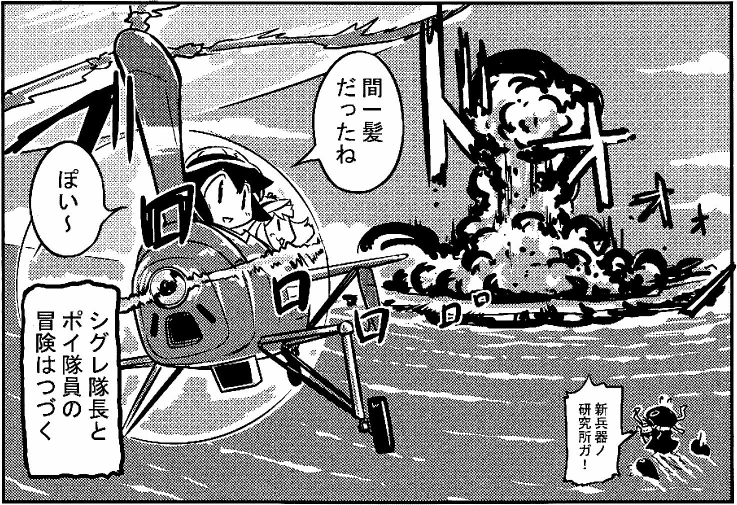
#> input picture text_detection/images/shegreat_0020.png, 1474 x 1010 px, found by its file name (shown at 1/2 size)
$ jupyter execute --allow-errors text_detection_cv2.ipynb   (Python 2 division)
#> lines starting #> are read from the running program, lines starting #| are printed output that depends on the picture; after the words box and inside, x2 and y2 are one past the last pixel; in counts of white or black regions, pixels touching at a corner belong together; pictures that were not available may be replaced by others from this repository, and a replacement may not be noted
### text_detection/algorithm.py
import cv2
import numpy as np

model_path = "models/"

def rect_to_points(rect):
    x, y, w, h = rect
    return np.array(((x, y), (x+w, y), (x+w, y+h), (x, y+h)))

def rects_to_polys(xs):
    return list(rect_to_points(x) for x in xs)

class Text_SWT:
    def __init__(self):
        pass

    def process(self, img):
        rects, draw, chainBBs = cv2.text.detectTextSWT(img, True)
        return (rects_to_polys(rects), [] if chainBBs is None else rects_to_polys(chainBBs[0]), True)

class DNN_DB:
    db_model_path = model_path + "DB_TD500_resnet50.onnx"
    # db_model_path = model_path + "DB_finetune_COO.onnx"
    def __init__(self):
        self.model = cv2.dnn.TextDetectionModel_DB(self.db_model_path)
        self.model.setBinaryThreshold(0.25).setPolygonThreshold(0.3).setMaxCandidates(200).setUnclipRatio(2.0)
        scale = 1. / 255.0
        mean = (122.67891434, 116.66876762, 104.00698793)
        # model.setPolygonThreshold(0.8)
        # model.setBinaryThreshold(0.5)
        # mean = (30, 0, 30)
        size = (736, 736)
        self.model.setInputParams(scale, size, mean, False, False)

    # [4 lines left out: function process, not called in this run]

class DNN_EAST:
    east_model_path = model_path + "frozen_east_text_detection.pb"
    def __init__(self):
        self.model = cv2.dnn.TextDetectionModel_EAST(self.east_model_path)
        confThreshold = 0.5
        nmsThreshold = 0.4
        self.model.setConfidenceThreshold(confThreshold).setNMSThreshold(nmsThreshold)

        detScale = 1.0
        detInputSize = (320, 320)
        detMean = (123.68, 116.78, 103.94)
        swapRB = False
        self.model.setInputParams(detScale, detInputSize, detMean, swapRB)

    # [4 lines left out: function process, not called in this run]

class Text_CNNTextBoxes:
    def __init__(self):
        self.detector = cv2.text.TextDetectorCNN_create(model_path + "textbox.prototxt", model_path + "TextBoxes_icdar13.caffemodel")
        self.thres = 0.015
    # [5 lines left out: function process, not called in this run]

class Text_ER:
    def __init__(self):
        self.erc1 = cv2.text.loadClassifierNM1(model_path + 'trained_classifierNM1.xml')
        # cv::text::createERFilterNM1 (const Ptr< ERFilter::Callback > &cb, int thresholdDelta=1, float minArea=(float) 0.00025, float maxArea=(float) 0.13, float minProbability=(float) 0.4, bool nonMaxSuppression=true, float minProbabilityDiff=(float) 0.1)
        self.er1 = cv2.text.createERFilterNM1(self.erc1, 16, 0.00015, 0.5, 0.2, True, 0.1)

        self.erc2 = cv2.text.loadClassifierNM2(model_path + 'trained_classifierNM2.xml')
        self.er2 = cv2.text.createERFilterNM2(self.erc2, 0.8)

    # [37 lines left out: function process, not called in this run]

class Stub:
    def __init__(self):
        pass
    def process(self, img):
        return ([], [], False)

# [6 lines left out: function enable_CUDA_if_available, not called in this run]

### text_detection/text_detection_cv2.ipynb
[cell 1]
import cv2
from matplotlib import pyplot as plt
import numpy as np
import sys
# sys.path.insert(1, '../src')
import algorithm as al

[cell 2]
print(cv2.getBuildInformation())

[cell 3]
sample_input = '/home/saratoga/swt2_data/shegreat_0020.png'
sample_input_line = '/home/saratoga/swt2_data/line.png'
sample_input_line_2 = '/home/saratoga/swt2_data/line2.png'

# sample_input = '/home/saratoga/swt2_data/AisazuNihaIrarenai-009.jpg'
# sample_input_line = sample_input

def visualize(poly, background):
    bg = background.copy()
    # print(chains.shape)
    # print(np.array(poly).shape)
    cv2.polylines(bg, poly, True, (0, 255, 0), 2)
    plt.clf()
    plt.imshow(bg)
    return plt

def visualize_method(img, method, background=None, output_name=None):
    bg = img if background is None else background
    chars, chains, seperated = method.process(img)
    # print(chars)
    for char in chars:
        print(char.shape)

    plt = visualize(chars if seperated else chains, bg)
    if output_name is not None:
        plt.savefig(output_name + '-' + method.__class__.__name__ + '.png')

img = cv2.imread(sample_input)
#> img is the input picture: shape (1010, 1474, 3); min 0, max 255, mean 152.4
line = cv2.imread(sample_input_line)
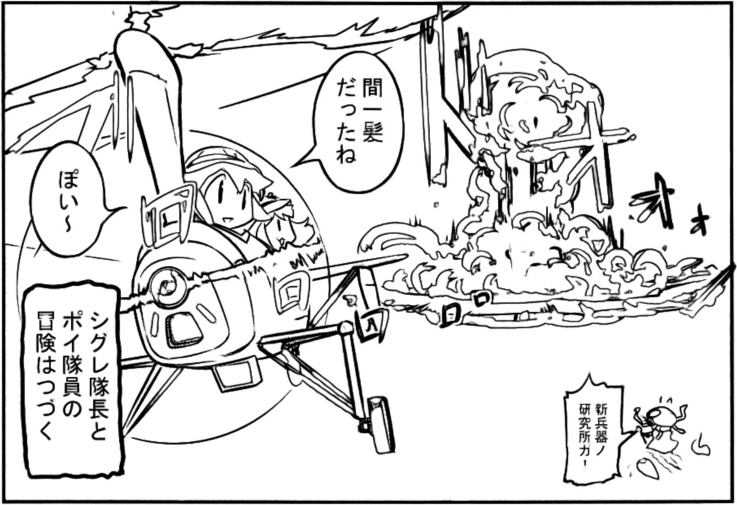
#> input picture text_detection/images/shegreat_0020_line.png, 1474 x 1010 px, given in place of line.png, which was not available (shown at 1/2 size)
#> line is the input picture: shape (1010, 1474, 3); min 0, max 255, mean 218.7
line2 = cv2.imread(sample_input_line_2)
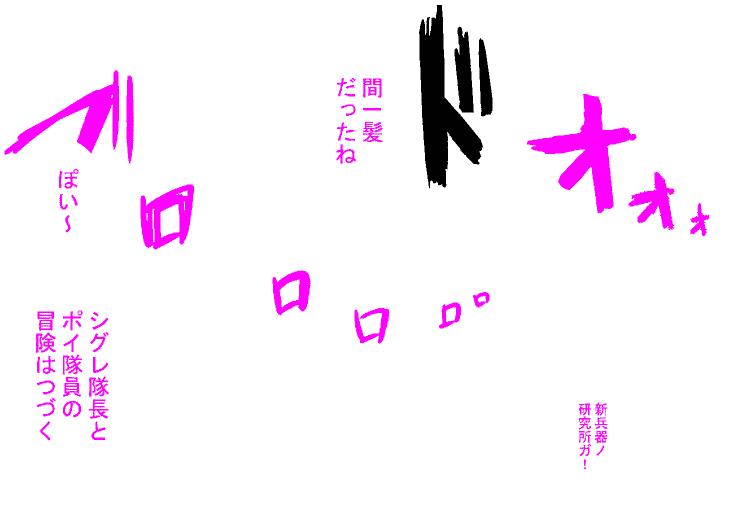
#> input picture text_detection/images/shegreat_0020_truth.png, 1474 x 1010 px, given in place of line2.png, which was not available (shown at 1/2 size)
#> line2 is the input picture: shape (1010, 1474, 3); mean B, G, R 250.4, 239.5, 250.4

#> (a cell that did not finish here is left out)

[cell 5]
visualize_method(line, al.Text_SWT(), img)
#> in process, `rects, draw, chainBBs = cv2.text.detectTextSWT(img, True)`:
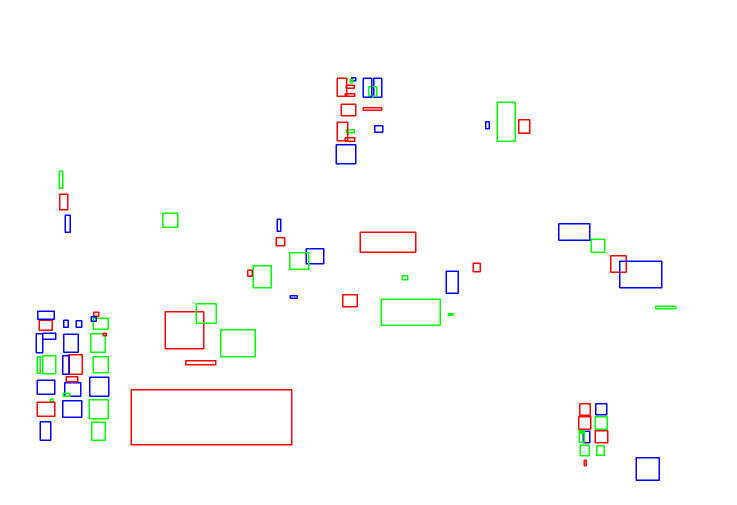
#> draw: shape (1010, 1474, 3) (shown at 1/2 size); mean B, G, R 251.7, 251.7, 251.9
#> in process, `rects, draw, chainBBs = cv2.text.detectTextSWT(img, True)`: rects = 86 rows, first 6: [703, 155, 8, 6], [700, 159, 5, 6], [674, 156, 19, 36], [1166, 862, 13, 23], [1158, 866, 10, 18], [1190, 861, 25, 24]; chainBBs = 70 rows, first 6: [674, 155, 37, 37], [1158, 861, 57, 24], [690, 156, 73, 38], [726, 156, 17, 38], [672, 259, 39, 68], [74, 765, 87, 67]
#> in visualize_method, `chars, chains, seperated = method.process(img)`: chars = 86 items; chains = 70 items; seperated = True
#> the loop in visualize_method, `for char in chars:` made 86 passes
#> char on passes 1 to 12: [[703, 155], [711, 155], [711, 161], [703, 161]], [[700, 159], [705, 159], [705, 165], [700, 165]], [[674, 156], [693, 156], [693, 192], [674, 192]], [[1166, 862], [1179, 862], [1179, 885], [1166, 885]], [[1158, 866], [1168, 866], [1168, 884], [1158, 884]], [[1190, 861], [1215, 861], [1215, 885], [1190, 885]], [[747, 156], [763, 156], [763, 194], [747, 194]], [[737, 173], [753, 173], [753, 192], [737, 192]], [[690, 187], [709, 187], [709, 192], [690, 192]], [[726, 156], [743, 156], [743, 194], [726, 194]], [[692, 259], [708, 259], [708, 265], [692, 265]], [[690, 275], [709, 275], [709, 282], [690, 282]]
#> in visualize, `cv2.polylines(bg, poly, True, (0, 255, 0), 2)`:
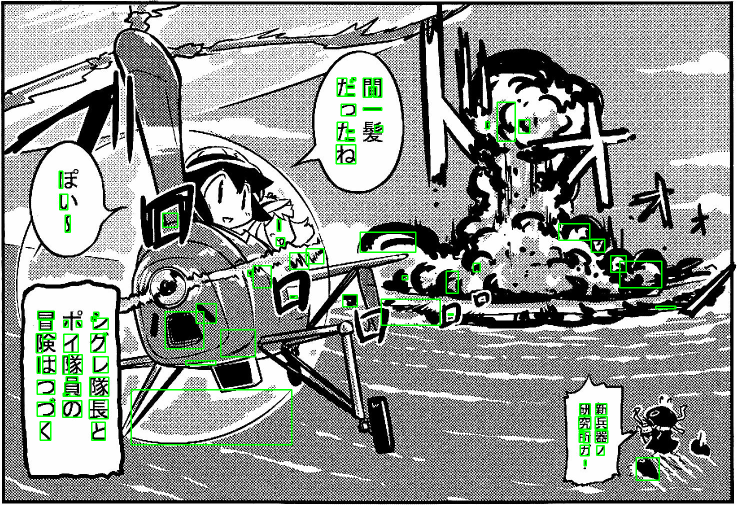
#> bg: shape (1010, 1474, 3) (shown at 1/2 size); 1.89% of pixels changed, all inside (x1, y1, x2, y2) = (71, 154, 1353, 962)
